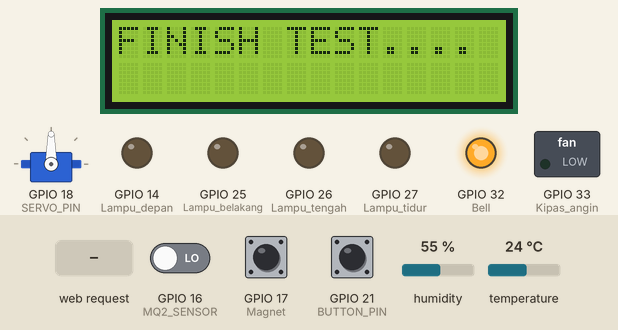
The sketch below on a simulated ESP32. Parts: servo, 16×2 character LCD, switched loads named in the sketch (green lamp = pin HIGH), output pins drawn as LEDs (lit = HIGH). Inputs (shaded band) come from the test bench; at power-on: GPIO 16 (MQ2_SENSOR) LOW, GPIO 21 (BUTTON_PIN) HIGH, GPIO 17 (Magnet) HIGH, humidity 55 %, temperature 24 °C. WiFi joins after 1.5 s; servers stay silent unless stated; uploads are accepted with an empty reply; what the sketch prints to the serial monitor is not drawn.

Above: at 7.9 s.
8.0 s: HTTP request GET /tolak_akses received
At 10.3 s:
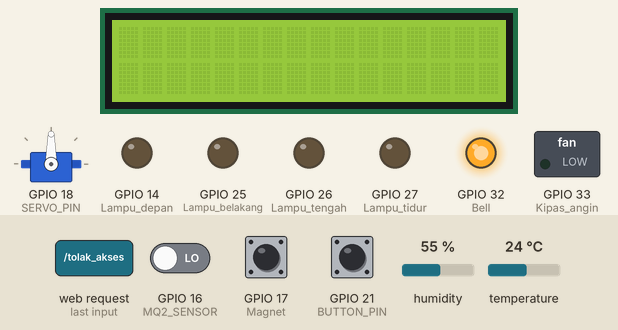
10.7 s: HTTP request GET /buka_pintu received
At 11.9 s:
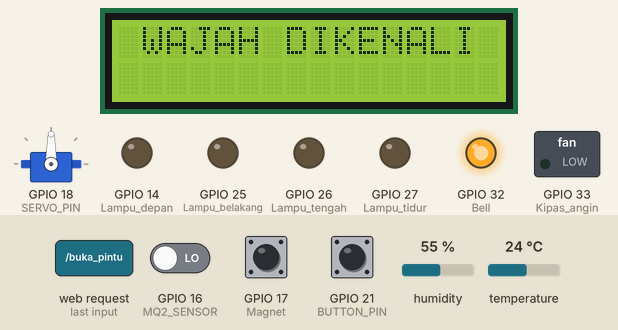
12.2 s: GPIO 16 (MQ2_SENSOR) driven HIGH
At 13.4 s:
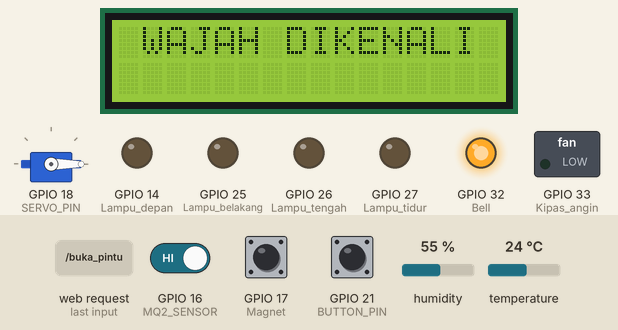
13.7 s: GPIO 21 (BUTTON_PIN) pulled LOW for 0.15 s
At 14.2 s:
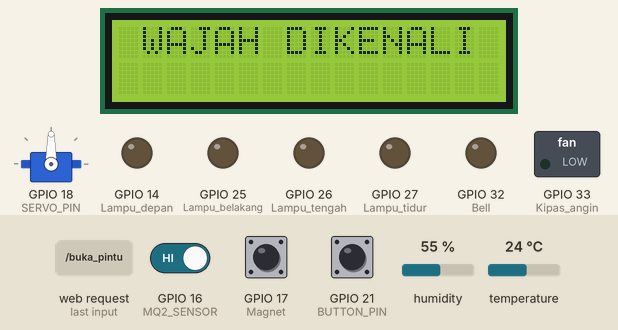
15.3 s: GPIO 21 (BUTTON_PIN) pulled LOW for 1 s
At 16.6 s:
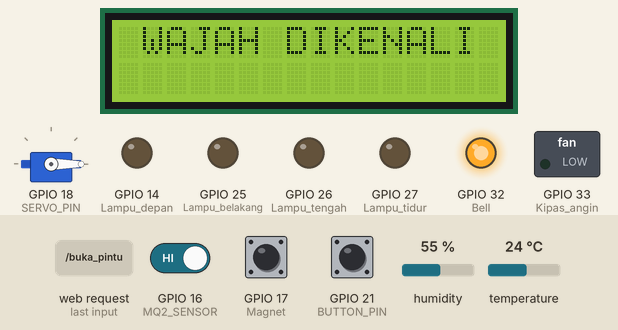
17.8 s: GPIO 21 (BUTTON_PIN) pulled LOW for 3.2 s
At 18.8 s:
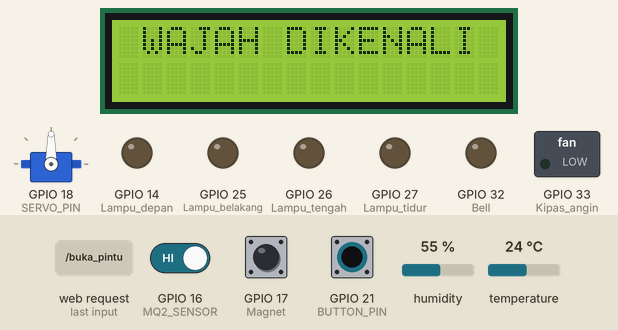
Timing chart, 0 to 20.8 s (numbered marks = the images above; inputs shaded):
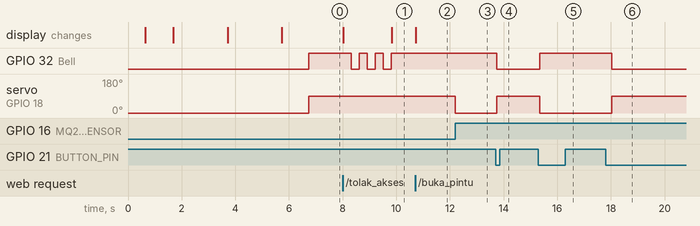

Measured:
- after the input at 8.0 s, GPIO 32 (Bell): alternates HIGH for 0.30 s and LOW for 0.30 s, 6 changes in all, then stays HIGH, starting after 0.32 s; the display: first changes at once (image 1 shows a later state)
- after the input at 10.7 s, the display: changes at once (image 2)
- after the input at 12.2 s, servo on GPIO 18 (SERVO_PIN): 90° → 0° at once
- after the input at 13.7 s, GPIO 32 (Bell): HIGH → LOW after 0.05 s; servo on GPIO 18 (SERVO_PIN): 0° → 90° after 0.05 s
- after the input at 15.3 s, GPIO 32 (Bell): LOW → HIGH after 0.05 s; servo on GPIO 18 (SERVO_PIN): 90° → 0° after 0.05 s
- after the input at 17.8 s, GPIO 32 (Bell): HIGH → LOW after 0.22 s; servo on GPIO 18 (SERVO_PIN): 0° → 90° after 0.22 s

The sketch:

smart_home.ino
```cpp
/***************************************************
* Testing Smart Home ESP32 & WiFi Connection
* Board   : ESP32 DEVKIT
* Input   : MQ2, DHT22, Magnet Sensor, Push Button
* Output  : LED, Buzzer, Motor DC, Servo Pintu
***************************************************/
#include <LiquidCrystal_I2C.h>
#include <DHT.h>
#include <WiFi.h>
#include <HTTPClient.h>
#include <ArduinoJson.h>
#include <WebServer.h>   // Library tambahan untuk WebServer ESP32-CAM
#include <ESP32Servo.h>  // Library tambahan untuk Motor Servo

#define DHTPIN 4
#define DHTTYPE DHT22
#define Lampu_depan 14
#define Lampu_tidur 27
#define Lampu_tengah 26
#define Lampu_belakang 25
#define Kipas_angin 33
#define Bell 32
#define MQ2_SENSOR  16
#define Magnet 17
#define SERVO_PIN 18     // Pin untuk Motor Servo Pintu
#define BUTTON_PIN 21    // Pin untuk Push Button (GND)

// === KREDENSIAL WIFI ===
const char* ssid = "";
const char* password = "";

// === URL PHP BACKEND ===
String serverName = "http://******************";

DHT dht(DHTPIN, DHTTYPE);
LiquidCrystal_I2C lcd(0x27, 16, 2);

// === INISIALISASI WEB SERVER & SERVO ===
WebServer server(80);
Servo pintuServo;

boolean st, fg, fm;
int humi, temp, u, j;
int MQ2_SENSOR_Value = 0;
unsigned long timerKipas = 0;
bool statusKipas = false;

// STATUS TOGGLE SERVO (false = TUTUP, true = BUKA)
bool statusPintuServo = false;
int servoManual = 0;

// === VARIABEL UNTUK MENGINGAT STATUS (DARURAT GAS) ===
bool gas_was_detected = false;
int last_lampu_depan = 0;
int last_lampu_tidur = 0;
int last_lampu_tengah = 0;
int last_lampu_belakang = 0;
int last_kipas_angin = 0;

// === VARIABEL DEBOUNCE PUSH BUTTON ===
int buttonState = HIGH;
int lastButtonState = HIGH;
unsigned long lastDebounceTime = 0;
unsigned long debounceDelay = 50;

// === VARIABEL TIMER HTTP (NON-BLOCKING / TANPA DELAY) ===
unsigned long previousMillisHTTP = 0;
const long intervalHTTP = 1000; // Kirim/baca database setiap 1 detik agar tombol tidak lag

//=====================================
void read_DHT22(){
  humi = dht.readHumidity();
  temp = dht.readTemperature();
  if (isnan(humi) || isnan(temp)) {
    lcd.setCursor(3,1);
    lcd.print("--");
    lcd.setCursor(10,1);
    lcd.print("--");
    return;
  }
  else {
    lcd.setCursor(3,1);
    lcd.print(temp);
    lcd.setCursor(10,1);
    lcd.print(humi);
  }
}

//=====================================
void setup()
{
  Serial.begin(115200);

  pinMode(Magnet, INPUT_PULLUP);
  pinMode(MQ2_SENSOR, INPUT);
  pinMode(BUTTON_PIN, INPUT_PULLUP); // Push Button terhubung ke D21 & GND

  pinMode(Lampu_depan, OUTPUT);
  pinMode(Lampu_tidur, OUTPUT);
  pinMode(Lampu_tengah, OUTPUT);
  pinMode(Lampu_belakang, OUTPUT);
  pinMode(Kipas_angin, OUTPUT);
  pinMode(Bell, OUTPUT);

  // Setup Motor Servo Pintu
  pintuServo.attach(SERVO_PIN);
  pintuServo.write(0); // Posisi awal pintu tertutup (0 derajat)
  statusPintuServo = false;

  lcd.begin(16,2);
  lcd.init();
  lcd.backlight();

  // === PROSES KONEKSI WIFI ===
  lcd.setCursor(0, 0);
  lcd.print("Connecting WiFi");
  Serial.print("Connecting to ");
  Serial.println(ssid);

  WiFi.begin(ssid, password);
  while (WiFi.status() != WL_CONNECTED) {
    delay(500);
    Serial.print(".");
    lcd.setCursor(0, 1);
    lcd.print("Wait...");
  }

  Serial.println("");
  Serial.println("WiFi connected.");
  Serial.print("IP address: ");
  Serial.println(WiFi.localIP());

  lcd.clear();
  lcd.setCursor(0, 0);
  lcd.print("WiFi Connected!");
  delay(2000);

  // === RUTE HTTP UNTUK ESP32-CAM ===
  server.on("/buka_pintu", []() {
    Serial.println("Sinyal dari ESP-CAM: WAJAH DIKENALI!");
    lcd.clear();
    lcd.setCursor(0,0); lcd.print(" WAJAH DIKENALI ");

    pintuServo.write(90); // Servo Buka
    statusPintuServo = true; // Tandai akses sah

    server.send(200, "text/plain", "Pintu Dibuka");
  });

  server.on("/tolak_akses", []() {
    Serial.println("Sinyal dari ESP-CAM: AKSES DITOLAK!");
    lcd.clear();
    lcd.setCursor(0,0); lcd.print(" AKSES DITOLAK! ");

    for (int i = 0; i < 3; i++) {
      digitalWrite(Bell, HIGH); delay(300);
      digitalWrite(Bell, LOW); delay(300);
    }
    server.send(200, "text/plain", "Buzzer Bunyi");
    lcd.clear();
  });

  server.begin();
  Serial.println("HTTP Server Mulai!");

  // ===================================
  // TES HARDWARE AWAL
  // ===================================
  lcd.clear();
  lcd.setCursor(0, 0);
  lcd.print(" Testing Fungsi ");
  lcd.setCursor(0, 1);
  lcd.print(" = Smart Home = ");
  dht.begin();
  delay(2000);
  lcd.clear(); lcd.print("FINISH TEST....");
  delay(1000);
}

//=====================================
void loop()
{
  // Menerima request dari ESP32-CAM secara real-time
  server.handleClient();

  // 1. BACA SENSOR GAS & MAGNET
  int status_gas = (digitalRead(MQ2_SENSOR) == LOW) ? 1 : 0;
  bool pintu_terbuka = (digitalRead(Magnet) == HIGH); // HIGH = Magnet terpisah (Pintu Terbuka Fisik)

  // ==========================================================
  // FITUR KESELAMATAN DARURAT GAS & KEAMANAN
  // ==========================================================
  if (status_gas == 1) {
      if (!gas_was_detected) {
          last_lampu_depan = digitalRead(Lampu_depan);
          last_lampu_tidur = digitalRead(Lampu_tidur);
          last_lampu_tengah = digitalRead(Lampu_tengah);
          last_lampu_belakang = digitalRead(Lampu_belakang);
          last_kipas_angin = digitalRead(Kipas_angin);
          gas_was_detected = true;
          Serial.println("!! BAHAYA ASAP/GAS !! Mematikan listrik & MEMBUKA PINTU.");
      }

      digitalWrite(Lampu_depan, LOW);
      digitalWrite(Lampu_tidur, LOW);
      digitalWrite(Lampu_tengah, LOW);
      digitalWrite(Lampu_belakang, LOW);
      digitalWrite(Kipas_angin, LOW);
      digitalWrite(Bell, HIGH);

      pintuServo.write(90);
      statusPintuServo = true;

      timerKipas = 0;
      statusKipas = false;

  } else {
      // --- KONDISI NORMAL ---

      // 1. BACA PUSH BUTTON FULL MANUAL TOGGLE (Paling diprioritaskan)
      int reading = digitalRead(BUTTON_PIN);
      if (reading != lastButtonState) {
          lastDebounceTime = millis();
      }

      if ((millis() - lastDebounceTime) > debounceDelay) {
          if (reading != buttonState) {
              buttonState = reading;

              // Saat tombol ditekan (Transisi ke LOW)
              if (buttonState == LOW) {
                  statusPintuServo = !statusPintuServo; // Balikkan status (Toggle)
                  servoManual = 0; // OVERRIDE: Paksa reset nilai dari database agar tombol tidak dilawan

                  if (statusPintuServo) {
                      pintuServo.write(90); // Tekan 1x -> Servo BUKA (90°) & Pintu Resmi Dibuka
                      Serial.println("Tombol Ditekan: Servo BUKA (Alarm Magnet Nonaktif)");
                  } else {
                      pintuServo.write(0);  // Tekan 1x lagi -> Servo TUTUP (0°) & Kunci Aktif
                      Serial.println("Tombol Ditekan: Servo TUTUP (Alarm Magnet Siaga)");
                  }
              }
          }
      }
      lastButtonState = reading;

      // 2. KONTROL DARI WEBSITE (Hanya jalan jika tombol tidak dipakai/di-override)
      if (servoManual == 1 && statusPintuServo == true) {
          pintuServo.write(0);
          statusPintuServo = false;
          Serial.println("Website: Pintu Dikunci Paksa!");
      }

      // 3. ALARM MAGNET PINTU
      // Alarm HANYA bunyi jika pintu terbuka fisik (Magnet HIGH) TANPA ada akses sah (!statusPintuServo)
      if (pintu_terbuka && !statusPintuServo) {
          digitalWrite(Bell, HIGH); // Pintu dibuka paksa / tanpa tombol!
      } else {
          digitalWrite(Bell, LOW);  // Aman (Akses sah atau pintu memang tertutup)
      }

      // --- PEMULIHAN DARI KONDISI DARURAT GAS ---
      if (gas_was_detected) {
          Serial.println("== AMAN == Mengembalikan perangkat & menutup pintu kembali.");
          digitalWrite(Lampu_depan, last_lampu_depan);
          digitalWrite(Lampu_tidur, last_lampu_tidur);
          digitalWrite(Lampu_tengah, last_lampu_tengah);
          digitalWrite(Lampu_belakang, last_lampu_belakang);
          digitalWrite(Kipas_angin, last_kipas_angin);

          pintuServo.write(0);
          statusPintuServo = false;
          gas_was_detected = false;
      }
  }
  // ==========================================================

  // 2. KOMUNIKASI DATABASE (NON-BLOCKING)
  if(WiFi.status() == WL_CONNECTED){
      unsigned long currentMillis = millis();

      if (currentMillis - previousMillisHTTP >= intervalHTTP) {
          previousMillisHTTP = currentMillis;

          HTTPClient http;
          humi = dht.readHumidity();
          temp = dht.readTemperature();
          if (isnan(humi) || isnan(temp)) { humi = 0; temp = 0; }

          int status_pintu = (digitalRead(Magnet) == HIGH) ? 1 : 0;

          String url = serverName + "?suhu=" + String(temp) +
                       "&humi=" + String(humi) +
                       "&pintu=" + String(status_pintu) +
                       "&gas=" + String(status_gas);

          http.begin(url);
          int httpResponseCode = http.GET();

          if (httpResponseCode > 0) {
              String payload = http.getString();
              DynamicJsonDocument doc(1024);
              DeserializationError error = deserializeJson(doc, payload);

              if (!error) {
                  // Hanya terima update lampu/kipas jika tidak ada gas darurat
                  if (status_gas == 0) {
                      servoManual = doc["servo"].as<int>();

                      digitalWrite(Lampu_depan, doc["lampu_depan"].as<int>());
                      digitalWrite(Lampu_tidur, doc["lampu_tidur"].as<int>());
                      digitalWrite(Lampu_tengah, doc["lampu_tengah"].as<int>());
                      digitalWrite(Lampu_belakang, doc["lampu_belakang"].as<int>());

                      if (temp >= 35) {
                          digitalWrite(Kipas_angin, HIGH);
                          timerKipas = millis();
                          statusKipas = true;
                      }
                      else {
                          int interval = doc["kipas_interval"].as<int>() * 60000UL;

                          if (doc["kipas_auto"].as<int>() == 1) {
                              if (timerKipas == 0) {
                                  timerKipas = millis();
                                  statusKipas = true;
                                  digitalWrite(Kipas_angin, HIGH);
                              }
                              if (millis() - timerKipas >= interval) {
                                  timerKipas = millis();
                                  statusKipas = !statusKipas;
                                  digitalWrite(Kipas_angin, statusKipas);
                              }
                          } else {
                              timerKipas = 0;
                              statusKipas = false;
                              digitalWrite(Kipas_angin, doc["kipas_angin"].as<int>());
                          }
                      }
                  }
              }
          }
          http.end();
      }
  }
}
```
